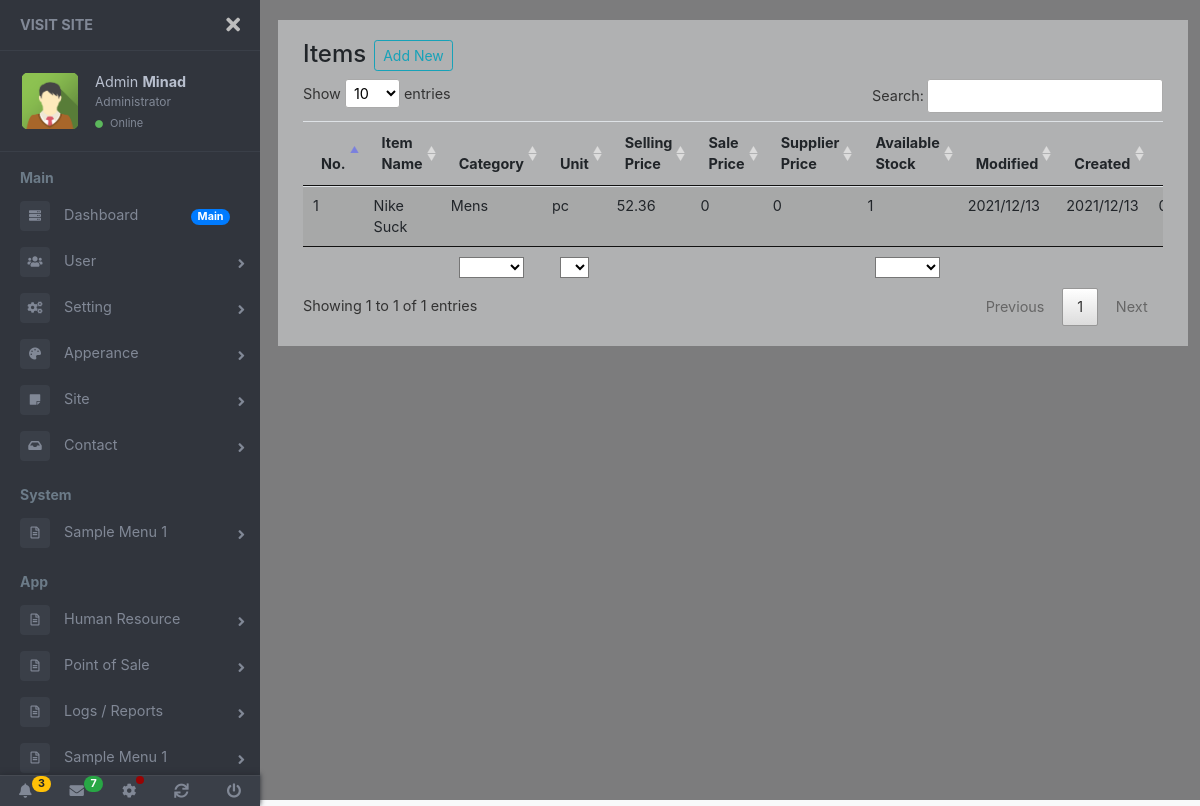
/routes/item/index.php (signed in), run on an earlier commit of the app's database.
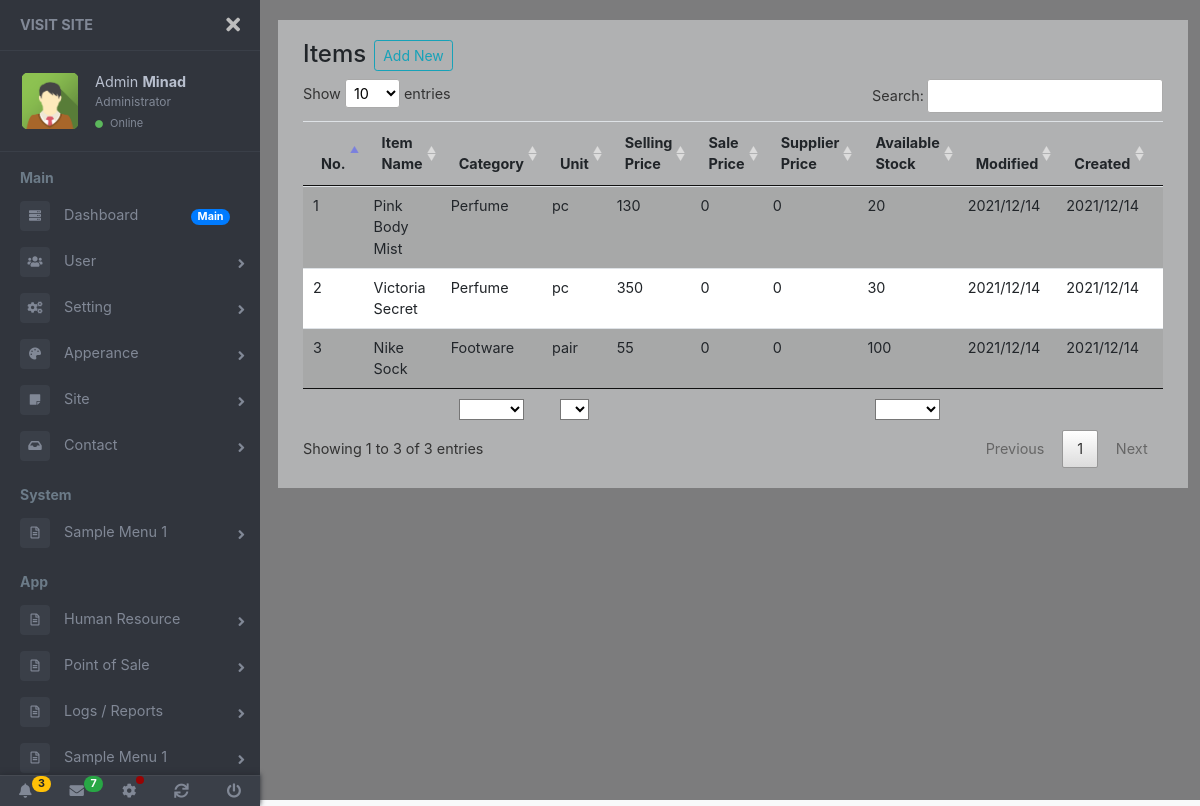
And on a later commit of the database.
### tables this page shows
CREATE TABLE `tblitem` (
  `item_id` int(11) NOT NULL,
  `barcode` varchar(254) NOT NULL,
  `name` varchar(100) NOT NULL,
  `description` varchar(254) NOT NULL,
  `category` varchar(254) NOT NULL,
  `unit` varchar(254) NOT NULL,
  `sell_price` double NOT NULL,
  `sale_price` double NOT NULL,
  `supplier_price` double NOT NULL,
  `stock_available` int(11) NOT NULL,
  `status` int(1) NOT NULL,
  `extnem` varchar(10) NOT NULL,
  `created` datetime NOT NULL DEFAULT CURRENT_TIMESTAMP,
  `modified` timestamp NOT NULL DEFAULT CURRENT_TIMESTAMP ON UPDATE CURRENT_TIMESTAMP,
  `deletedx` int(1) NOT NULL
);

### routes/item/index.php (called while the page is built, shortened)
<?php
	include_once "../../content/template-part/dashboard-header.php";
	include_once "../../content/view/item/index.php";
	include_once "../../content/template-part/dashboard-footer.php";

### inc/xsession.php (called while the page is built, shortened)
<?php
	if(empty($_SESSION["usercode"]) || empty($_SESSION["username"]) || empty($_SESSION["fullname"]) || empty($_SESSION["ulevpos"]) || empty($_SESSION["surname"]) || empty($_SESSION["firstname"]) || empty($_SESSION["middlename"]) || empty($_SESSION["postitle"])) {
		header("location:../login");
	} else {
		$lastname	= $_SESSION["surname"];
		$givename	= $_SESSION["firstname"];
		$ptitle		= $_SESSION["postitle"];
	}

### content/view/item/index.php (the view, shortened to what this page needs)
<?php
	include_once "../../content/template-part/dashboard-navbar.php";
?>
<link rel="stylesheet" href="<?php echo $dirbak; ?>assets/datatables/1.11.3/css/jquery.dataTables.min.css">
<main class="page-content">
	<div class="container-fluid bg-light-opacity">
		<div class="d-flex">
			<h4 class="mr-2 mb-2">Items</h4>
			<a href="../../routes/item/addnew" class="btn btn-outline-info btn-sm mr-2 mb-2">Add New</a>
		</div>
		<div id="" class="table-responsive-sm">
			<table id="listRecView" class="table table-striped table-hover table-sm">
				<thead>
					<tr>
						<th>No.</th>
						<th>Item Name</th>
						<th>Category</th>
						<th>Unit</th>
						<th>Selling Price</th>
						<th>Sale Price</th>
						<th>Supplier Price</th>
						<th>Available Stock</th>
						<th>Modified</th>
						<th>Created</th>
						<th>Item Code</th>
					</tr>
				</thead>
				<tbody>
					<?php
						$tblname = "tblitem";
						$prim_id = "item_id";
						$cnn = new PDO("mysql:host={$host};dbname={$db}", $unameroot, $pw);
						$qry = "SELECT * FROM {$tblname} WHERE deletedx=0 ORDER BY {$prim_id} DESC";
						$stmt = $cnn->prepare($qry);
						$stmt->execute();
						$xno = 0;
						for($i=0; $row = $stmt->fetch(); $i++) {
							$xno++;
							$barcode=$row['barcode'];
							$itemname=$row['name'];
							$category=$row['category'];
							$unit=$row['unit'];
							$sell_price=$row['sell_price'];
							$sale_price=$row['sale_price'];
							$supplier_price=$row['supplier_price'];
							$stock_available=$row['stock_available'];
							$modified2=$row['modified'];
							$modified=date_format(new DateTime($modified2),'Y/m/d');
							$created2=$row['created'];
							$created=date_format(new DateTime($created2),'Y/m/d');
					?>
							<tr>
								<td><?php echo $xno; ?></td>
								<td data-filter="<?php echo $itemname; ?>"><?php echo $itemname; ?></td>
								<td data-filter="<?php echo $category; ?>"><?php echo $category; ?></td>
								<td data-filter="<?php echo $unit; ?>"><?php echo $unit; ?></td>
								<td data-filter="<?php echo $sell_price; ?>"><?php echo $sell_price; ?></td>
								<td data-filter="<?php echo $sale_price; ?>"><?php echo $sale_price; ?></td>
								<td data-filter="<?php echo $supplier_price; ?>"><?php echo $supplier_price; ?></td>
								<td data-filter="<?php echo $stock_available; ?>"><?php echo $stock_available; ?></td>
								<td ><?php echo $modified; ?></td>
								<td ><?php echo $created; ?></td>
								<td><?php echo $barcode; ?></td>
							</tr>
					<?php
						}
					?>
				</tbody>
				<tfoot>
					<tr>
						<td class="remove-dropdown"></td>
						<td class="remove-dropdown"></td>
						<td>Category</td>
						<td>Unit</td>
						<td class="remove-dropdown"></td>
						<td class="remove-dropdown"></td>
						<td class="remove-dropdown"></td>
						<td>Stock</td>
						<td class="remove-dropdown"></td>
						<td class="remove-dropdown"></td>
						<td class="remove-dropdown"></td>
					</tr>
				</tfoot>
			</table>
		</div>
	</div>
</main>

### content/template-part/dashboard-header.php (shortened to what this page needs)
<?php
	$chckfledash = file_exists("../../assets/css/style.css");
	if ($chckfledash) {
		$dirbak = "../../";
	} else {
		$dirbak = "../../../";
	}
?>
<!DOCTYPE html>
<html lang="en">
<head>
	<link rel="stylesheet" href="<?php echo $dirbak; ?>assets/fontawesome/releases/v5.7.0/css/all.css">
	<link rel="stylesheet" href="<?php echo $dirbak; ?>assets/bootstrap/4.5.2/css/bootstrap.min.css">
	<link rel="stylesheet" href="<?php echo $dirbak; ?>assets/npm/slick-carousel@1.8.1/slick/slick.css">
	<link rel="stylesheet" href="<?php echo $dirbak; ?>assets/css/dashboard.css">
	<link rel="stylesheet" href="<?php echo $dirbak; ?>assets/css/style.css">
</head>
<body id="myDashB" class="bg-light" data-spy="scroll" data-target=".navbar" data-offset="60" oncontextmenu="return false;">
	<div class="page-wrapper chiller-theme toggled dboardbg">

### content/template-part/dashboard-navbar.php (shortened to what this page needs)
<?php
	$chckfle2 = file_exists("../../inc/xsession.php");
	if ($chckfle2) {
		include_once "../../inc/xsession.php";
		$baklnk = "../../";
	} else {
		include_once "../../../inc/xsession.php";
		$baklnk = "../../../";
	}
?>
<nav id="sidebar" class="sidebar-wrapper">
	<div class="sidebar-brand">
		<a href="<?php echo $baklnk; ?>">Visit Site</a>
		<div id="close-sidebar">
			<i class="fas fa-times"></i>
		</div>
	</div>
	<div class="sidebar-header">
		<div class="user-pic">
			<img class="img-responsive img-rounded" src="<?php echo $baklnk; ?>storage/img/avatar2.png" alt="User picture">
		</div>
		<div class="user-info">
			<span class="user-name"><?php echo $givename; ?>
				<strong><?php echo $lastname; ?></strong>
			</span>
			<span class="user-role"><?php echo $ptitle; ?></span>
			<span class="user-status">
				<i class="fa fa-circle"></i>
				<span>Online</span>
			</span>
		</div>
	</div>
	<div class="sidebar-content">
		<div class="sidebar-menu">
			<ul>
				<li class="header-menu">
					<span>Main</span>
				</li>
				<li>
					<a href="<?php echo $baklnk; ?>routes/dashboard">
						<i class="fas fa-server"></i>
						<span>Dashboard</span>
						<span class="badge badge-pill badge-primary">Main</span>
					</a>
				</li>
				<li class="sidebar-dropdown">
					<a href="<?php echo $baklnk; ?>routes/user/#" title="User">
						<i class="fas fa-users"></i>
						<span>User</span>
					</a>
				</li>
				<li class="sidebar-dropdown">
					<a href="#">
						<i class="fas fa-cogs"></i>
						<span>Setting</span>
					</a>
				</li>
				<li class="sidebar-dropdown">
					<a href="#">
						<i class="fas fa-palette"></i>
						<span>Apperance</span>
					</a>
				</li>
				<li class="sidebar-dropdown">
					<a href="#">
						<i class="fas fa-sticky-note"></i>
						<span>Site</span>
					</a>
				</li>
				<li class="sidebar-dropdown">
					<a href="#">
						<i class="fa fa-inbox"></i>
						<span>Contact</span>
					</a>
				</li>
				<li class="header-menu">
					<span>System</span>
				</li>
				<?php include_once "dashboard-navbar-menu.php"; ?>
				<li class="header-menu">
					<span>App</span>
				</li>
				<?php include_once "dashboard-navbar-app.php"; ?>
				<li class="header-menu">
					<span>Extra</span>
				</li>
			</ul>
		</div>
	</div>
	<div class="sidebar-footer">
		<a href="#" title="Notification">
			<i class="fa fa-bell"></i>
			<span class="badge badge-pill badge-warning notification">3</span>
		</a>
		<a href="#" title="Message">
			<i class="fa fa-envelope"></i>
			<span class="badge badge-pill badge-success notification">7</span>
		</a>
		<a href="<?php echo $baklnk; ?>routes/setgener" title="Settings">
			<i class="fa fa-cog"></i>
			<span class="badge-sonar"></span>
		</a>
		<a href="" title="Refresh">
			<i class="fas fa-sync"></i>
		</a>
		<a href="<?php echo $baklnk; ?>inc/logout" title="Logout">
			<i class="fa fa-power-off"></i>
		</a>
	</div>
</nav>

### content/template-part/dashboard-navbar-menu.php (shortened to what this page needs)
<li class="sidebar-dropdown">
	<a href="#" title="Sample Menu">
		<i class="far fa-file-alt"></i>
		<span>Sample Menu 1</span>
	</a>
</li>

### content/template-part/dashboard-navbar-app.php (shortened to what this page needs)
<li class="sidebar-dropdown">
	<a href="#" title="Human Resource">
		<i class="far fa-file-alt"></i>
		<span>Human Resource</span>
	</a>
</li>
<li class="sidebar-dropdown">
	<a href="#" title="Sample Menu">
		<i class="far fa-file-alt"></i>
		<span>Point of Sale</span>
	</a>
</li>
<li class="sidebar-dropdown">
	<a href="#" title="Sample Menu">
		<i class="far fa-file-alt"></i>
		<span>Logs / Reports</span>
	</a>
</li>
<li class="sidebar-dropdown">
	<a href="#" title="Sample Menu">
		<i class="far fa-file-alt"></i>
		<span>Sample Menu 1</span>
	</a>
</li>

### content/template-part/dashboard-footer.php (shortened to what this page needs)
	</div>
</body>
</html>

What changed in the data, as far as the page shows it:
added tblitem: name "Pink Body Mist", category "Perfume", unit "pc", sell_price "130", sale_price "0", supplier_price "0", stock_available "20", modified "2021/12/14", created "2021/12/14"
added tblitem: name "Victoria Secret", category "Perfume", unit "pc", sell_price "350", sale_price "0", supplier_price "0", stock_available "30", modified "2021/12/14", created "2021/12/14"
changed tblitem: name "Nike Suck" → "Nike Sock"; category "Mens" → "Footware"; unit "pc" → "pair"; sell_price "52.36" → "55"; stock_available "1" → "100"; modified "2021/12/13" → "2021/12/14"; created "2021/12/13" → "2021/12/14"
Also different on the page:
text written by a page script: "Show entries Search: Showing 1 to 1 of 1 entries Previous 1 Next" → "Show entries Search: Showing 1 to 3 of 3 entries Previous 1 Next"
